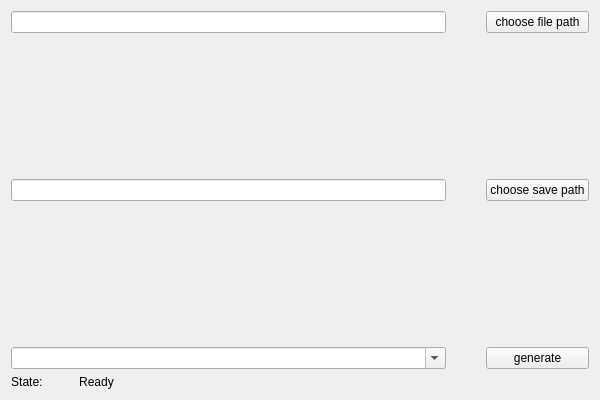
<?xml version="1.0" encoding="UTF-8"?>
<ui version="4.0">
 <class>GenSo</class>
 <widget class="QWidget" name="GenSo">
  <property name="windowModality">
   <enum>Qt::WindowModal</enum>
  </property>
  <property name="geometry">
   <rect>
    <x>0</x>
    <y>0</y>
    <width>600</width>
    <height>400</height>
   </rect>
  </property>
  <property name="sizePolicy">
   <sizepolicy hsizetype="Fixed" vsizetype="Fixed">
    <horstretch>0</horstretch>
    <verstretch>0</verstretch>
   </sizepolicy>
  </property>
  <property name="windowTitle">
   <string>GenSo V0.1</string>
  </property>
  <layout class="QFormLayout" name="formLayout">
   <property name="sizeConstraint">
    <enum>QLayout::SetNoConstraint</enum>
   </property>
   <property name="fieldGrowthPolicy">
    <enum>QFormLayout::ExpandingFieldsGrow</enum>
   </property>
   <property name="formAlignment">
    <set>Qt::AlignCenter</set>
   </property>
   <item row="1" column="0" colspan="2">
    <layout class="QGridLayout" name="gridLayout" rowstretch="1,0,0,0,0,0,0,0" columnstretch="1,0,0,0">
     <property name="sizeConstraint">
      <enum>QLayout::SetDefaultConstraint</enum>
     </property>
     <property name="leftMargin">
      <number>0</number>
     </property>
     <property name="topMargin">
      <number>0</number>
     </property>
     <property name="rightMargin">
      <number>0</number>
     </property>
     <property name="bottomMargin">
      <number>0</number>
     </property>
     <property name="spacing">
      <number>0</number>
     </property>
     <item row="6" column="3">
      <widget class="QPushButton" name="generate_button">
       <property name="text">
        <string>generate</string>
       </property>
      </widget>
     </item>
     <item row="2" column="3">
      <widget class="QPushButton" name="save_button">
       <property name="text">
        <string>choose save path</string>
       </property>
      </widget>
     </item>
     <item row="6" column="0">
      <widget class="QComboBox" name="ModelName">
       <property name="editable">
        <bool>true</bool>
       </property>
       <property name="sizeAdjustPolicy">
        <enum>QComboBox::AdjustToMinimumContentsLength</enum>
       </property>
       <property name="iconSize">
        <size>
         <width>10</width>
         <height>16</height>
        </size>
       </property>
       <item>
        <property name="text">
         <string/>
        </property>
       </item>
       <item>
        <property name="text">
         <string>DR</string>
        </property>
       </item>
       <item>
        <property name="text">
         <string>USS</string>
        </property>
       </item>
       <item>
        <property name="text">
         <string>SIF</string>
        </property>
       </item>
       <item>
        <property name="text">
         <string>AEB</string>
        </property>
       </item>
       <item>
        <property name="text">
         <string>PLD</string>
        </property>
       </item>
       <item>
        <property name="text">
         <string/>
        </property>
       </item>
      </widget>
     </item>
     <item row="1" column="3">
      <spacer name="verticalSpacer_2">
       <property name="orientation">
        <enum>Qt::Vertical</enum>
       </property>
       <property name="sizeHint" stdset="0">
        <size>
         <width>20</width>
         <height>20</height>
        </size>
       </property>
      </spacer>
     </item>
     <item row="3" column="3">
      <spacer name="verticalSpacer">
       <property name="orientation">
        <enum>Qt::Vertical</enum>
       </property>
       <property name="sizeHint" stdset="0">
        <size>
         <width>20</width>
         <height>40</height>
        </size>
       </property>
      </spacer>
     </item>
     <item row="2" column="0">
      <widget class="QLineEdit" name="show_save_path"/>
     </item>
     <item row="0" column="3">
      <widget class="QPushButton" name="choose_button">
       <property name="text">
        <string>choose file path</string>
       </property>
       <property name="autoExclusive">
        <bool>true</bool>
       </property>
      </widget>
     </item>
     <item row="0" column="0">
      <widget class="QLineEdit" name="show_file_path"/>
     </item>
     <item row="2" column="2">
      <spacer name="horizontalSpacer_2">
       <property name="orientation">
        <enum>Qt::Horizontal</enum>
       </property>
       <property name="sizeHint" stdset="0">
        <size>
         <width>40</width>
         <height>20</height>
        </size>
       </property>
      </spacer>
     </item>
     <item row="6" column="2">
      <spacer name="horizontalSpacer_3">
       <property name="orientation">
        <enum>Qt::Horizontal</enum>
       </property>
       <property name="sizeHint" stdset="0">
        <size>
         <width>40</width>
         <height>20</height>
        </size>
       </property>
      </spacer>
     </item>
     <item row="0" column="2">
      <spacer name="horizontalSpacer">
       <property name="orientation">
        <enum>Qt::Horizontal</enum>
       </property>
       <property name="sizeHint" stdset="0">
        <size>
         <width>40</width>
         <height>20</height>
        </size>
       </property>
      </spacer>
     </item>
    </layout>
   </item>
   <item row="2" column="0">
    <widget class="QLabel" name="show_result">
     <property name="text">
      <string>State:           Ready</string>
     </property>
     <property name="alignment">
      <set>Qt::AlignCenter</set>
     </property>
    </widget>
   </item>
  </layout>
 </widget>
 <resources/>
 <connections/>
</ui>
